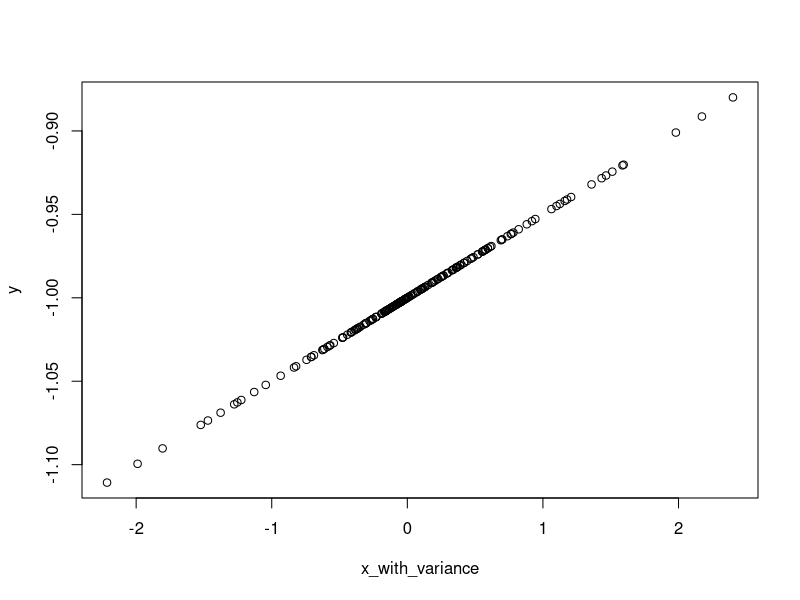
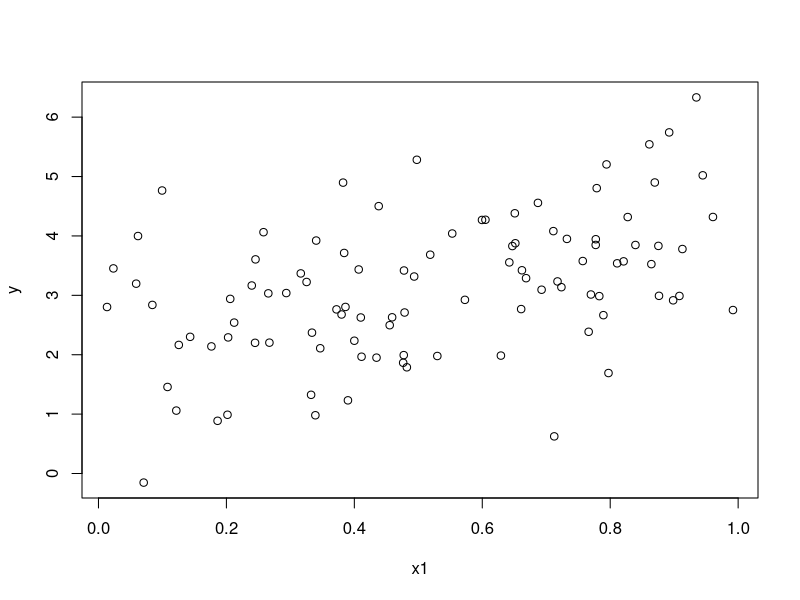
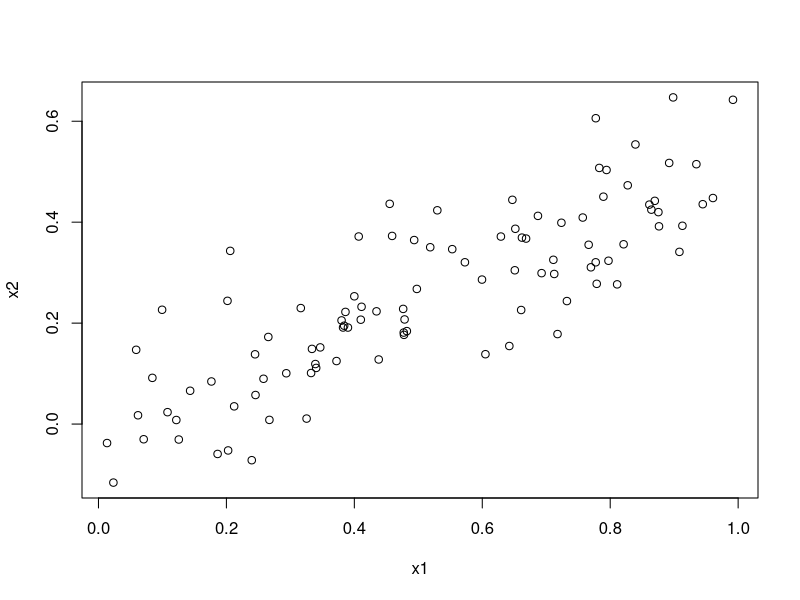
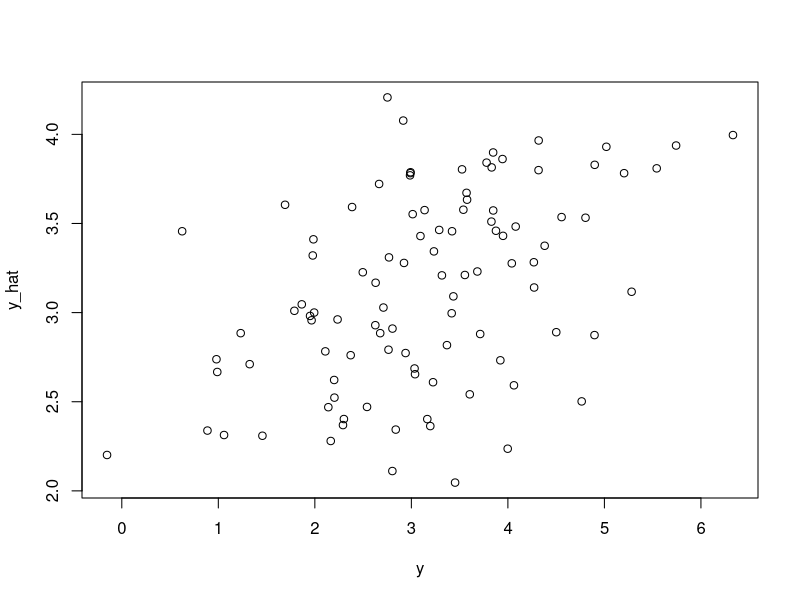
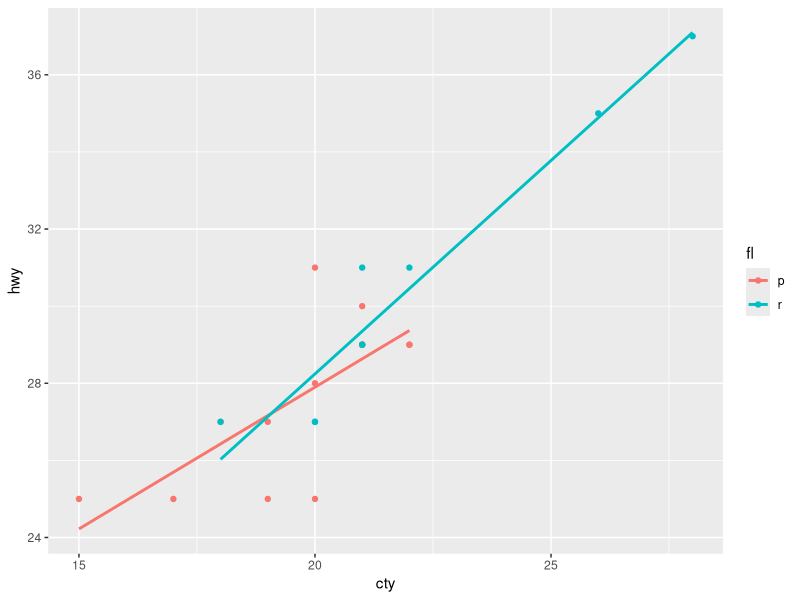

Here is the R script that generated these plots, in order: (Note: this script raises an error after producing the figures.)
## ---- chunk 1
set.seed(1)
x <- rnorm(100,0,1)
## ---- chunk 2
eps <- rnorm(100, 0, 0.25)
## ---- chunk 3
x_with_variance <- c(x,eps)
length(x_with_variance)
y = -1 + .05*x_with_variance
length(y)
## ---- chunk 4
plot(x_with_variance,y)
## ---- chunk 5
set.seed(1)
x1 <- runif(100)
x2 <- 0.5 *x1 + rnorm(100) / 10
y <- 2 + 2*x1 + 0.3*x2 + rnorm(100)

plot(x1,y)

## ---- chunk 6
plot(x1,x2)
cor(x1,x2)
## ---- chunk 7
data <- data.frame(y,x1,x2)

linear_model <- lm(y ~ x1 + x2, data = data)

y_hat = 2.13 + 1.44*x1 + 1.01*x2

plot(y,y_hat)


## ---- chunk 8
library(ggplot2)
library(dplyr)
mpg_new <- mpg %>% 
  filter(year == 2008, class == "compact")
## ---- chunk 9
simple_LR_model <- lm(hwy ~ fl, data = mpg_new)
summary(simple_LR_model)
## ---- chunk 10
View(mpg_new)
multiple_LR_model <- lm(hwy ~ fl+ cty, data = mpg_new)
summary(multiple_LR_model)
## ---- chunk 11
interact_plot <- ggplot(mpg_new, aes(x = cty, y = hwy)) +
  geom_point(aes(color = fl)) +  # color-code points
  geom_smooth(aes(color = fl), method = "lm", se = FALSE)  # add a regression line for each group
print(interact_plot)
## ---- chunk 12
sum(is.na(neccessary_data$beautification))
sum(is.na(neccessary_data$sexual_motivation))
sum(is.na(neccessary_data$assertive_behavior))

sum((neccessary_data$beautification) == 0)
sum((neccessary_data$sexual_motivation) == 0)
sum((neccessary_data$assertive_behavior) == 0)
## ---- chunk 13
neccessary_data %>% 
  ggplot(aes(x=beautification)) +
  geom_bar()
  
neccessary_data %>% 
  ggplot(aes(x = sexual_motivation)) +
  geom_histogram()



neccessary_data %>% 
  ggplot(aes(x=assertive_behavior)) + 
  geom_histogram()
## ---- chunk 14
ggplot(neccessary_data, aes(x = assertive_behavior, y = sexual_motivation)) +
  geom_point(aes(color = beautification)) +  
  geom_smooth(aes(color = beautification), method = "lm", se = TRUE)  
## ---- chunk 15
summary(neccessary_data$assertive_behavior)

## ---- chunk 16
library(boot)
# 1. Propose a causal model explicitly naming the predictor variable X, response variable Y, and mediator M. The causal model proposes that the predictor variable causes changes in *both* the mediator and the response, and that the response variable is caused by changes in *both* the predictor and the mediator.

#x = beautification
#y = assertive behavior
#m = sexual motivation

# 2. Fit a simple linear regression model predicting Y from X, $Y = c_0 + c_1 X$.
first_lm <-lm(assertive_behavior ~ beautification, data = neccessary_data)
# 3. Fit a simple linear regression model predicting M from X, $M = b_0 + b_1 X$.
second_lm <-lm(sexual_motivation ~ beautification,
               data = neccessary_data)
# 4. Fit a multiple linear regression model predicting Y from *both* M and X, $Y = c_0' + c_1'X + c_2'M$.
third_lm <- lm(assertive_behavior ~ beautification + sexual_motivation,
               data = neccessary_data)
# 5. Compute the estimated *direct* effect of X on Y, $c_1$.
print(first_lm$coefficients["beautificationyes"])
direct_effect = 0.268711
# 6. Compute the estimated *indirect* effect of X on Y through the mediator M. We can calculate this as either $c_1 - c_1'$ or $(b_1)(c_2')$.
c_1.1 = 0.07803

indirect_effect = direct_effect - c_1.1
print(indirect_effect)
# 7. Obtain bootstrap confidence intervals for the direct and indirect effects.
